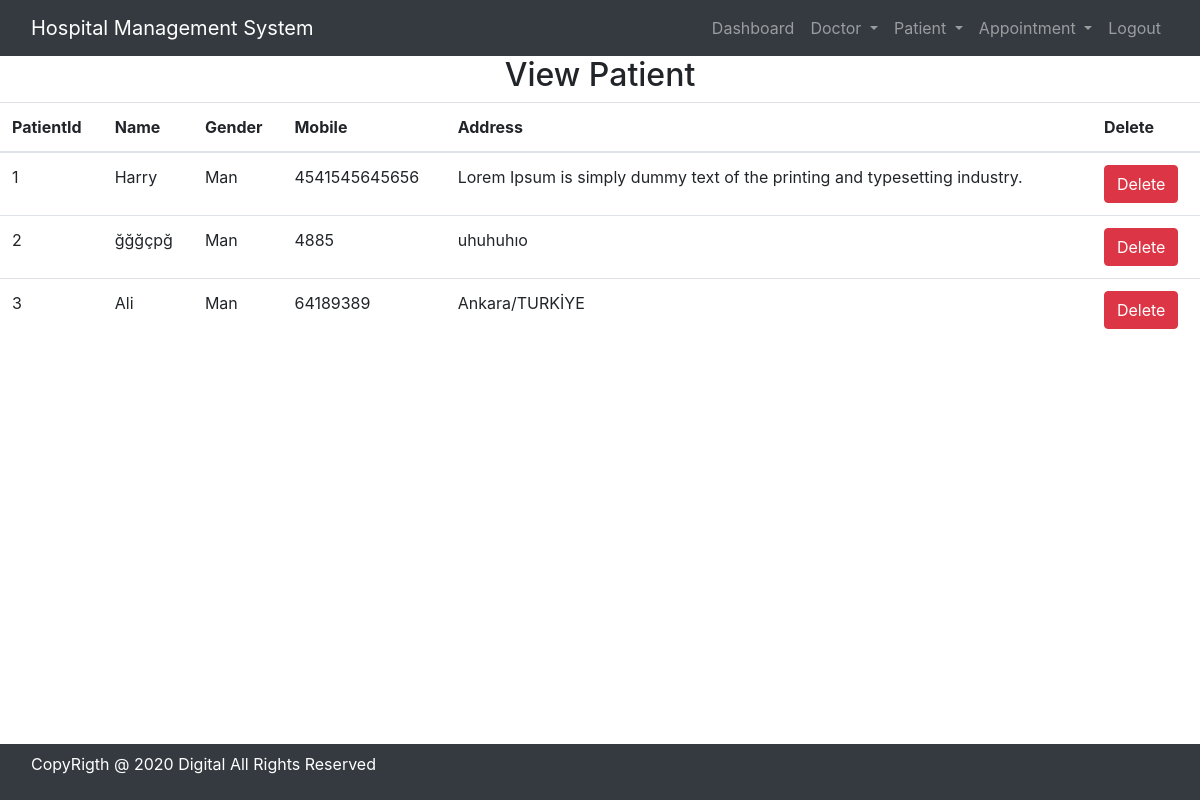
Before: /view_patient/ (signed in) with the older database file.
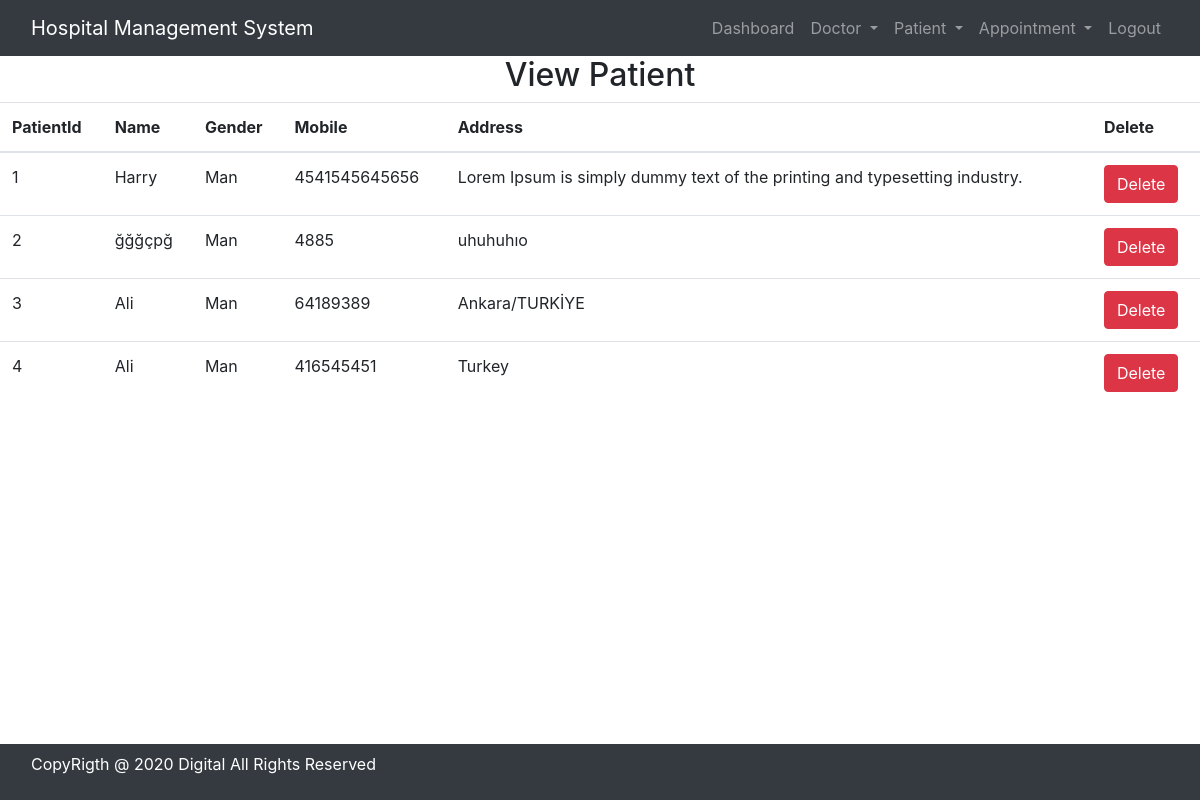
After: the same page with the newer database file.
### hospital/models.py (models this page shows, shortened)
class Patient(models.Model):
    name = models.CharField(max_length=50)
    gender = models.CharField(max_length=10)
    mobile = models.IntegerField(null=True)
    address = models.TextField()

### hospital/views.py (the view)
# urls.py: path('view_patient/', View_Patient, name='view_patient'),
def View_Patient(request):
    if not request.user.is_staff:
        return redirect('login')
    doc = Patient.objects.all()
    d = {'doc': doc}
    return render(request, 'view_patient.html', d)

### hospital/templates/view_patient.html
{% include 'base.html' %}
{% include 'navigation.html' %}
{% block content %}
<div>
    <h2 class="text-center">View Patient</h2>
    <table id="example" class="table table-hover">
        <thead>
            <tr>
                <th>PatientId</th>
                <th>Name</th>
                <th>Gender</th>
                <th>Mobile</th>
                <th>Address</th>
                <th>Delete</th>
            </tr>
        </thead>
        <tbody>
            {% for i in doc %}
            <tr>
                <td>{{i.id}}</td>
                <td>{{i.name}}</td>
                <td>{{i.gender}}</td>
                <td>{{i.mobile}}</td>
                <td>{{i.address}}</td>
                <td><a href="{% url 'delete_patient' i.id %}"
                onclick="return confirm('Are you sure you want to delete?')" class="btn btn-danger">Delete</a></td>
            </tr>
            {% endfor %}
        </tbody>
    </table>
</div>
{% endblock content %}
{% include 'footer.html' %}

Changed rows visible on the page:
added Patient: id "4", name "Ali", gender "Man", mobile "416545451", address "Turkey"
